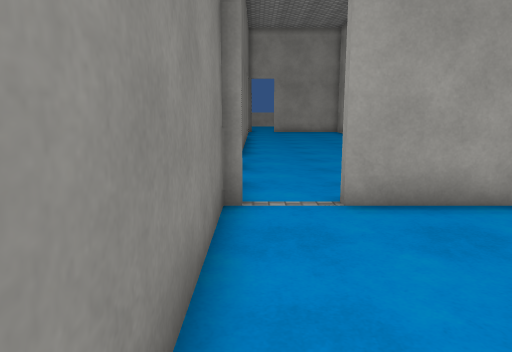
View 1 (above)

24 first-person views from a walk through a 3-D level made in the Unity game engine. The camera is 1.5 m above the floor, tilts 10° down and sees 70° across. The floor is counted in squares, 0.9 m on a side. Each view is taken from the middle of a square. On the plan, view 1 faces up. The plan holds only what a view shows up to about 17 squares ahead; the rest is blank. The place goes on beyond the plan. The player is left out. Surface patterns are stand-ins for the level's own textures.

View 2
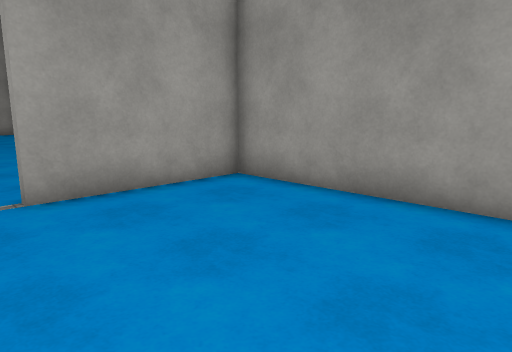

View 3
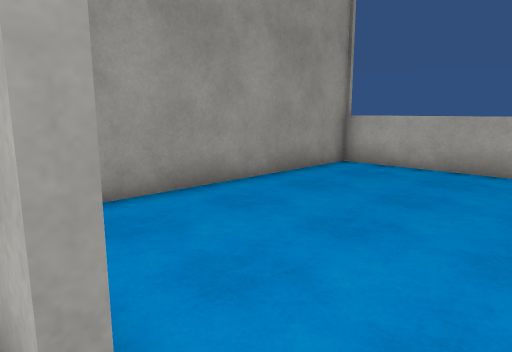

View 4
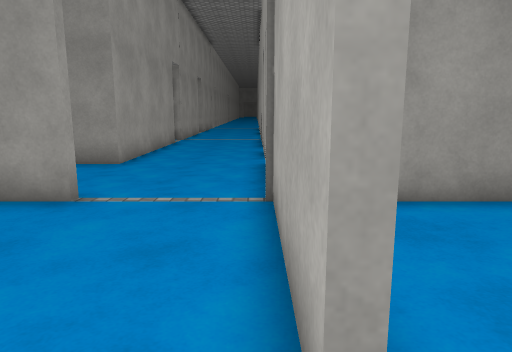

View 5
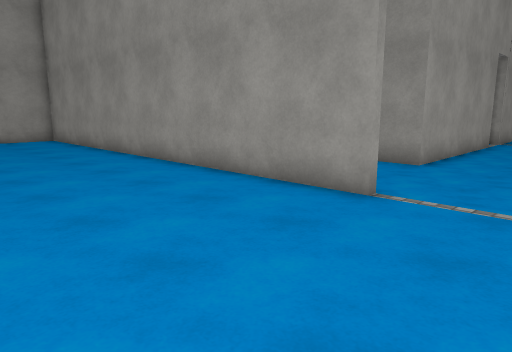

View 6
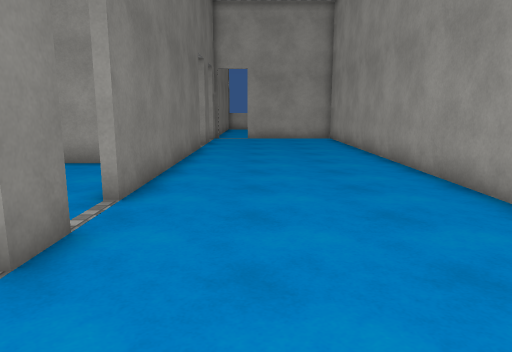

View 7
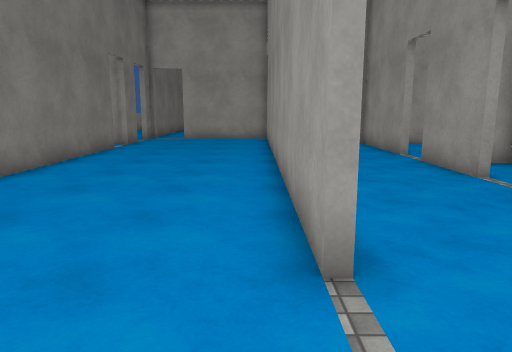

View 8
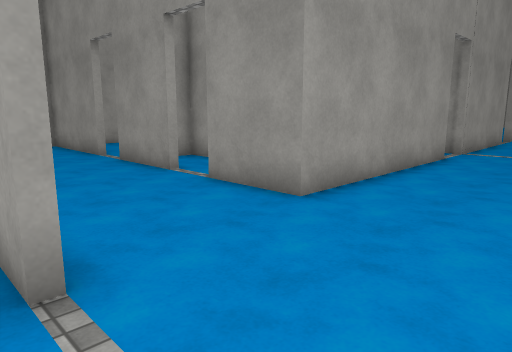

View 9
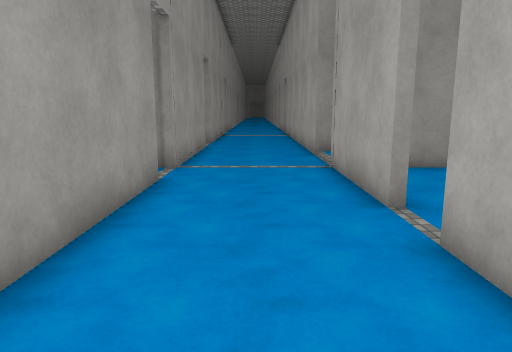

View 10
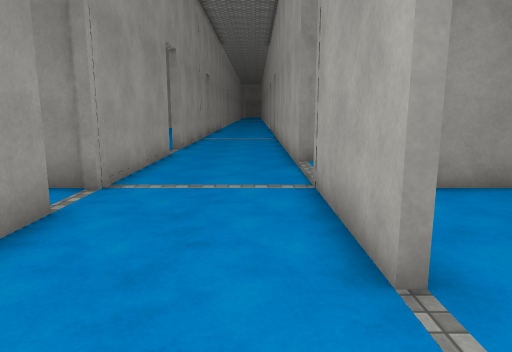

View 11
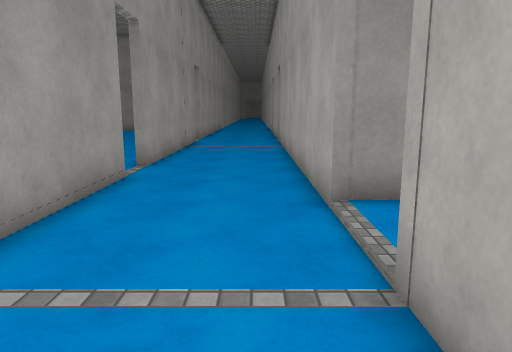

View 12
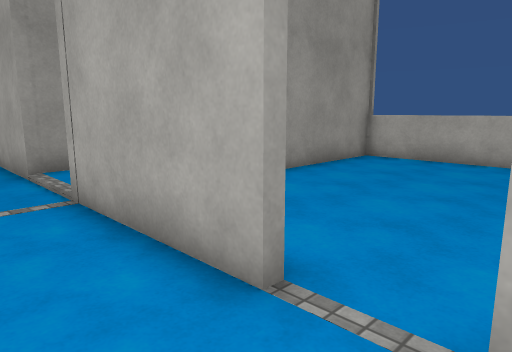

View 13
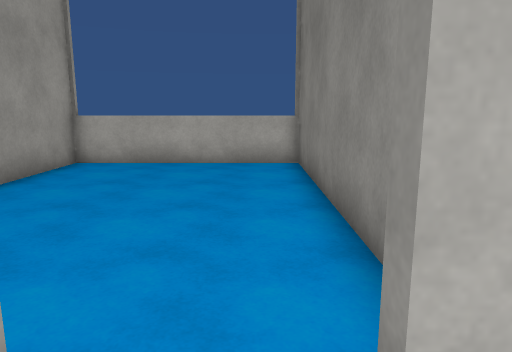

View 14
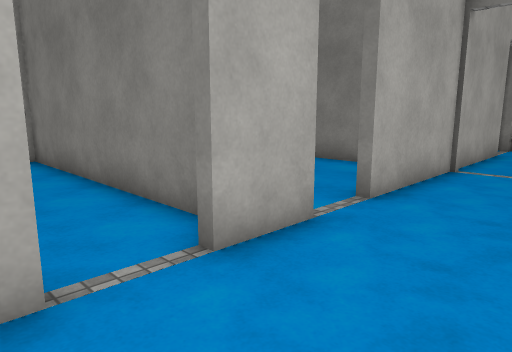

View 15
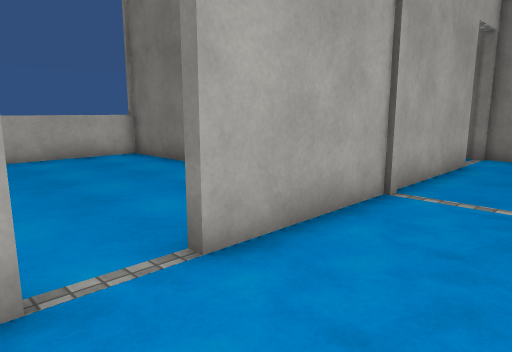

View 16
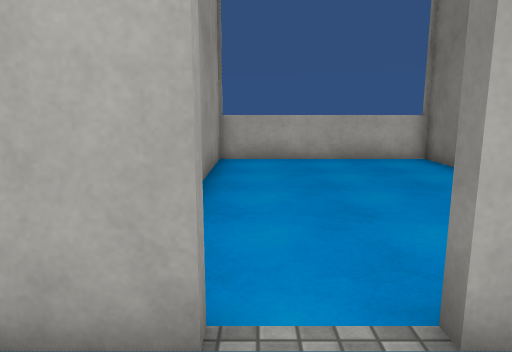

View 17
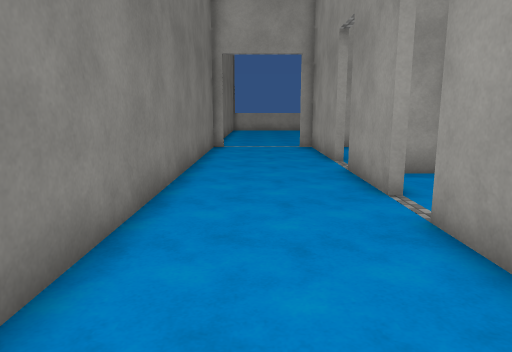

View 18
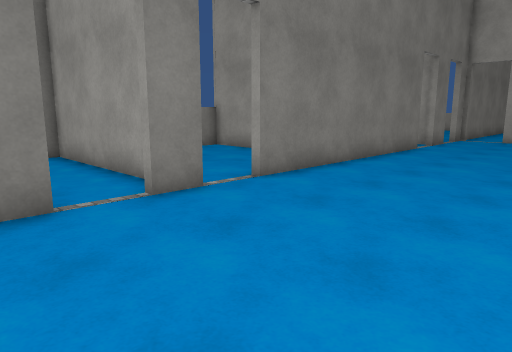

View 19
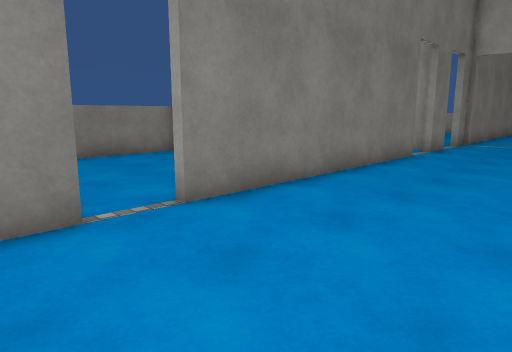

View 20
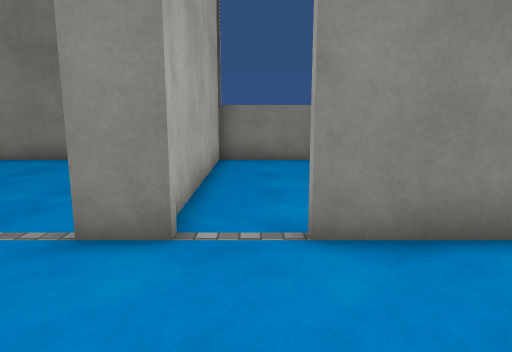

View 21
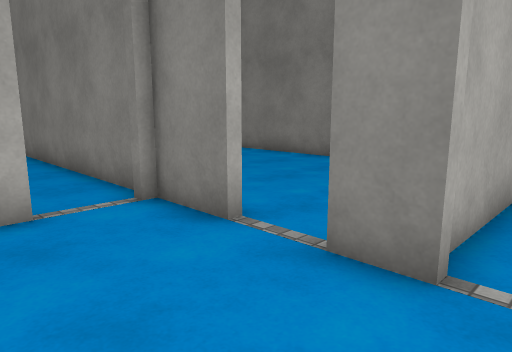

View 22
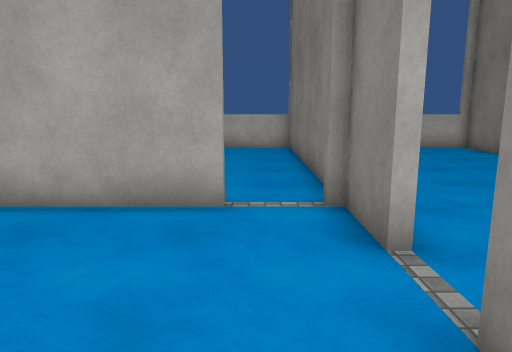

View 23
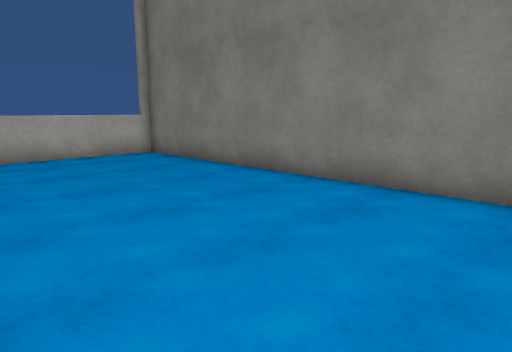

View 24
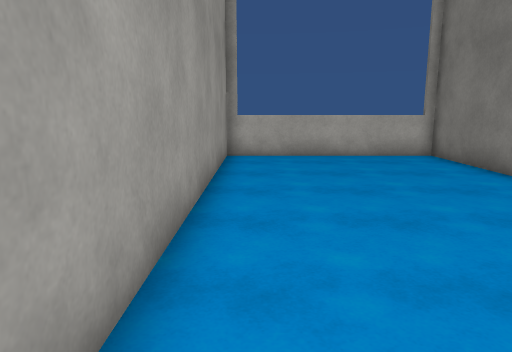

### Floor plan
Points are (right, up) in squares from view 1. A wall is a line through its corners. A room is listed if a view was taken in it or the views show most of it. See-through windows are left out.
Room 1 (views 1, 2)
walls: (-0.1, 6.4) (-0.6, 6.4) (-0.6, -3.9) (6.7, -3.9) (6.7, 6.4) (1.6, 6.4)
ways out: opening at (0.5, 6) to room 2
Room 2 (views 3, 4, 5, 6, 7, 8, 9, 10, 11, 12, 13, 14, 15, 16, 17, 18, 19, 20, 21, 22)
walls: (19.9, 11.4) (11.7, 11.4) (11.7, 14.4); (17.2, 6.2) (17.2, 6.7) (22.3, 6.7); (13.4, 6.2) (13.4, 6.7) (15.4, 6.7); (11.7, 16.1) (11.7, 19.5); (25.3, 5.4) (25.3, 6.4); (6.7, 10.4) (6.7, 24.5); (28.5, 11.4) (21.6, 11.4); (11.7, 21.2) (11.7, 24.5); (1.6, 6.4) (1.6, 6.7) (11.6, 6.7); (7, 24.5) (7, 11.6); (-0.6, 8.8) (-0.6, 6.6); (-1, 11.9) (-0.6, 11.9) (-0.6, 10.5); (36.3, 11.4) (30.1, 11.4); (-0.6, 24.1) (-0.6, 13.7) (-1, 13.7)
ways out: opening at (0.5, 6) to room 1; opening at (-1, 9.5) to room 3; opening at (12.5, 6) to room 4; opening at (16.5, 6) to room 5; opening at (-1, 12.5) to room 6; opening at (12, 15.5); opening at (12, 20.5); opening at (20.5, 11); opening at (29.5, 11); gap at (-1, 24)
Room 3 (views 23, 24)
walls: (-8.7, 8.8) (-8.7, -3.5); (-0.6, 10.5) (-1, 10.5); (-2.2, 11.4) (-8.7, 11.4); (-8.5, -3.9) (-0.9, -3.9) (-0.9, 8.8) (-0.6, 8.8)
ways out: opening at (-1, 9.5) to room 2
Room 4 (no view inside)
walls: (7, -0.4) (7, -3.9) (14.3, -3.9) (14.3, 0.4); (7, 3.9) (7, 2); (11.6, 6.7) (11.6, 6.2)
ways out: opening at (12.5, 6) to room 2
Room 5 (no view inside)
walls: (21.9, 2.4) (21.9, 4.5); (14.6, 5.4) (14.6, -3.9) (21.9, -3.9) (21.9, 0.9); (15.4, 6.7) (15.4, 6.2)
ways out: opening at (16.5, 6) to room 2
Room 6 (no view inside)
walls: (-6.1, 18.9) (-6.6, 18.9); (-3, 18.9) (-4.4, 18.9); (-8.7, 18.8) (-8.7, 11.7) (-1.5, 11.7)
ways out: opening at (-1, 12.5) to room 2

Positions as (right, up) in squares from view 1, and headings:
1: (0, 0), facing up
2: (0, -1), facing up-right
3: (0, 7), facing down-right
4: (0, 7), facing right
5: (0, 7), facing up-right
6: (2, 7), facing up
7: (6, 7), facing up
8: (6, 7), facing up-right
9: (11, 9), facing right
10: (14, 8), facing right
11: (19, 8), facing right
12: (15, 9), facing down-right
13: (16, 8), facing down
14: (18, 10), facing down-left
15: (14, 10), facing down-left
16: (13, 9), facing down
17: (9, 9), facing up
18: (6, 7), facing up-left
19: (5, 10), facing up-left
20: (4, 13), facing left
21: (3, 13), facing down-left
22: (1, 13), facing down
23: (-1, 10), facing down-left
24: (-2, 10), facing down
